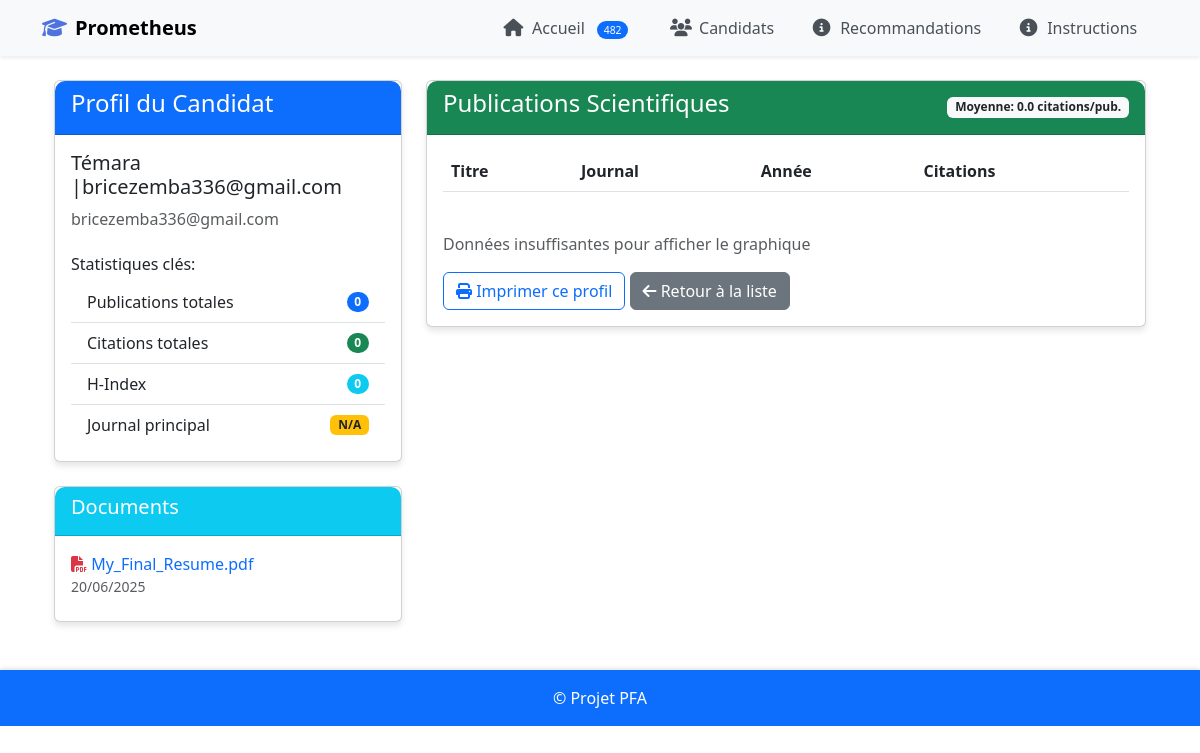
/candidate/2, run on the app's committed database.
### app/models.py (models this page shows, shortened)
class Candidate(db.Model):
    id = db.Column(db.Integer, primary_key=True)
    first_name = db.Column(db.String(100), nullable=False)
    last_name = db.Column(db.String(100), nullable=False)
    email = db.Column(db.String(120), unique=True, nullable=False)
    date_added = db.Column(db.DateTime, default=datetime.utcnow)
    documents = db.relationship('Document', backref='candidate', lazy=True, cascade="all, delete-orphan")
    publications = db.relationship('Publication', backref='candidate', lazy=True, cascade="all, delete-orphan")

class Document(db.Model):
    id = db.Column(db.Integer, primary_key=True)
    filename = db.Column(db.String(255), nullable=False)
    filepath = db.Column(db.String(255), nullable=False)
    upload_date = db.Column(db.DateTime, default=datetime.utcnow)
    candidate_id = db.Column(db.Integer, db.ForeignKey('candidate.id'), nullable=False)
    extracted_data = db.Column(db.JSON)

### app/routes.py (the view)
@bp.route('/candidate/<int:candidate_id>')
def candidate_detail(candidate_id):
    candidate = Candidate.query.get_or_404(candidate_id)
    publications = Publication.query.filter_by(candidate_id=candidate_id)\
                                    .order_by(Publication.year.desc()).all()
    citations_by_year = {}
    for pub in publications:
        year = pub.year
        citations = pub.citations or 0
        if year:
            citations_by_year[year] = citations_by_year.get(year, 0) + citations
    years = sorted(citations_by_year.keys()) if citations_by_year else []
    citations_by_year_values = [citations_by_year[year] for year in years] if years else []
    citations_list = [pub.citations or 0 for pub in publications]
    if publications:
        journal_counts = {}
        for pub in publications:
            journal = pub.journal or "Inconnu"
            journal_counts[journal] = journal_counts.get(journal, 0) + 1
        top_journal = max(journal_counts, key=journal_counts.get)
    else:
        top_journal = "N/A"
    stats = {
        'total_publications': len(publications),
        'total_citations': sum(citations_list),
        'h_index': calculate_h_index(citations_list),
        'avg_citations': sum(citations_list) / len(publications) if publications else 0,
        'top_journal': top_journal,
        'years': years,
        'citations_by_year': citations_by_year_values
    }
    return render_template(
        'candidate_detail.html',
        candidate=candidate,
        publications=publications,
        stats=stats
    )

### app/utils/evaluation.py (called while the page is built)
def calculate_h_index(citations):
    citations = sorted((c for c in citations if c is not None), reverse=True)
    h = 0
    for i, c in enumerate(citations):
        if c >= i + 1:
            h = i + 1
    return h

### app/templates/candidate_detail.html (shortened to what this page needs)
{% extends "base.html" %}
{% block content %}
<div class="container">
    <div class="row mt-4">
        <div class="col-md-4">
            <div class="card mb-4">
                <div class="card-header bg-primary text-white">
                    <h4>Profil du Candidat</h4>
                </div>
                <div class="card-body">
                    <h5>{{ candidate.first_name }} {{ candidate.last_name }}</h5>
                    <p class="text-muted">{{ candidate.email }}</p>
                    <div class="mt-4">
                        <h6>Statistiques clés:</h6>
                        <ul class="list-group list-group-flush">
                            <li class="list-group-item d-flex justify-content-between align-items-center">
                                Publications totales
                                <span class="badge bg-primary rounded-pill">{{ stats.total_publications }}</span>
                            </li>
                            <li class="list-group-item d-flex justify-content-between align-items-center">
                                Citations totales
                                <span class="badge bg-success rounded-pill">{{ stats.total_citations }}</span>
                            </li>
                            <li class="list-group-item d-flex justify-content-between align-items-center">
                                H-Index
                                <span class="badge bg-info rounded-pill">{{ stats.h_index }}</span>
                            </li>
                            <li class="list-group-item d-flex justify-content-between align-items-center">
                                Journal principal
                                <span class="badge bg-warning text-dark">{{ stats.top_journal }}</span>
                            </li>
                        </ul>
                    </div>
                </div>
            </div>
            <div class="card">
                <div class="card-header bg-info text-white">
                    <h5>Documents</h5>
                </div>
                <div class="card-body">
                    {% if candidate.documents %}
                        {% for doc in candidate.documents %}
                            <div class="mb-2">
                                <a href="{{ url_for('static', filename='uploads/' + doc.filename) }}"
                                   target="_blank" class="text-decoration-none">
                                    <i class="fas fa-file-pdf text-danger"></i> {{ doc.filename }}
                                </a>
                                <small class="text-muted d-block">{{ doc.upload_date.strftime('%d/%m/%Y') }}</small>
                            </div>
                        {% endfor %}
                    {% else %}
                        <p class="text-muted">Aucun document trouvé</p>
                    {% endif %}
                </div>
            </div>
        </div>
        <div class="col-md-8">
            <div class="card">
                <div class="card-header bg-success text-white">
                    <div class="d-flex justify-content-between align-items-center">
                        <h4>Publications Scientifiques</h4>
                        <span class="badge bg-light text-dark">
                            Moyenne: {{ "%.1f"|format(stats.avg_citations) }} citations/pub.
                        </span>
                    </div>
                </div>
                <div class="card-body">
                    <div class="table-responsive">
                        <table class="table table-hover">
                            <thead>
                                <tr>
                                    <th>Titre</th>
                                    <th>Journal</th>
                                    <th>Année</th>
                                    <th>Citations</th>
                                </tr>
                            </thead>
                        </table>
                    </div>
                    <div class="mt-4">
                    </div>
                    <div class="mt-3">
                        <button class="btn btn-outline-primary" onclick="window.print()">
                            <i class="fas fa-print"></i> Imprimer ce profil
                        </button>
                        <a href="{{ url_for('main.list_candidates') }}" class="btn btn-secondary">
                            <i class="fas fa-arrow-left"></i> Retour à la liste
                        </a>
                    </div>
                </div>
            </div>
        </div>
    </div>
</div>
{% endblock %}
{% block scripts %}
<link rel="stylesheet" href="https://cdnjs.cloudflare.com/ajax/libs/font-awesome/6.5.0/css/all.min.css">
{% endblock %}

### app/static/css/main.css (style rules this page uses)
body { font-family: 'Segoe UI', Tahoma, Geneva, Verdana, sans-serif; background-color: #f8f9fa; }
.card { border-radius: 10px; box-shadow: 0 4px 6px rgba(0, 0, 0, 0.1); transition: transform 0.3s ease; }
.card-header { border-radius: 10px 10px 0 0 !important; }
.table th { background-color: #f1f1f1; font-weight: 600; }
.btn { border-radius: 8px; padding: 8px 16px; font-weight: 500; }
.bg-primary { background-color: #3f51b5 !important; }
.bg-info { background-color: #17a2b8 !important; }
.bg-success { background-color: #28a745 !important; }
.card { border: none; border-radius: 10px; overflow: hidden; }
.card-header { font-weight: 600; }

### data on the page
Candidate: first_name "Témara", last_name "|bricezemba336@gmail.com", email "bricezemba336@gmail.com"
Document: filename "My_Final_Resume.pdf", upload_date "20/06/2025"

### other printed values
{{ stats.total_publications }} "0"
{{ stats.total_citations }} "0"
{{ stats.h_index }} "0"
{{ stats.top_journal }} "N/A"
{{ "%.1f"|format(stats.avg_citations) }} "0.0"
